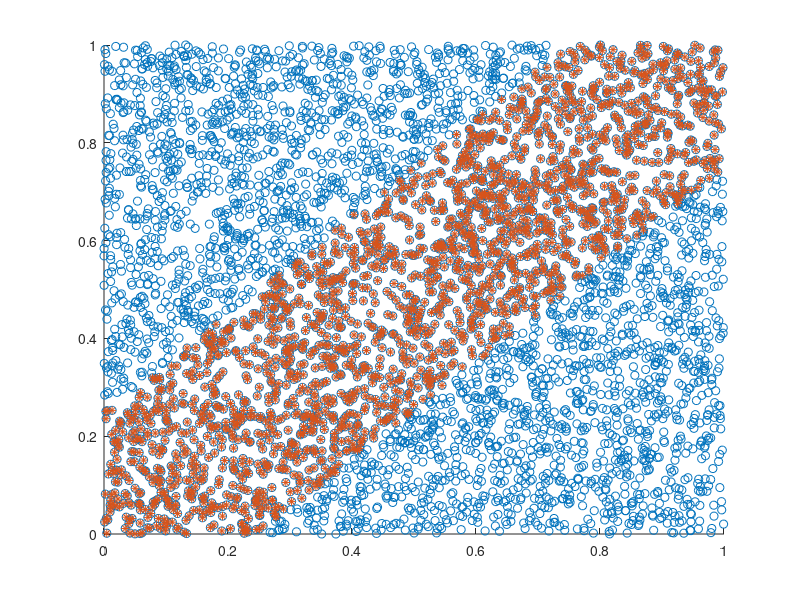

Reproduce this figure in MATLAB.
clc; % Clear the command window

% Generate two arrays of 5000 random numbers each, uniformly distributed in [0,1]
a = rand(1,5000); 
b = rand(1,5000); 

% Find indices where the absolute difference between elements of 'a' and 'b' is less than 0.25
fav = find(abs(a - b) < 0.25); 

% Plot the scatter plot
figure; % Create a new figure
hold on; % Hold the current figure to overlay multiple plots

% Scatter plot of all points (a, b)
scatter(a, b); 

% Highlight the favorable points (where abs(a-b) < 0.25) with a different marker
scatter(a(fav), b(fav), '*'); 

% Calculate the empirical probability of favorable outcomes
prob1 = numel(fav) / 5000; 

% Confidence interval calculation
alpha = 0.05; % Significance level for a 95% confidence interval
zalphaby2 = norminv(0.025); % Z-value for alpha/2 (tails of the distribution)

% Calculate the lower (L) and upper (U) bounds of the confidence interval
L = prob1 + zalphaby2 * sqrt(prob1 .* (1 - prob1) / 5000); 
U = prob1 - zalphaby2 * sqrt(prob1 .* (1 - prob1) / 5000); 

% Display the results
display(L); % Lower bound of the confidence interval
display(U); % Upper bound of the confidence interval
display(prob1); % Empirical probability of favorable outcomes
